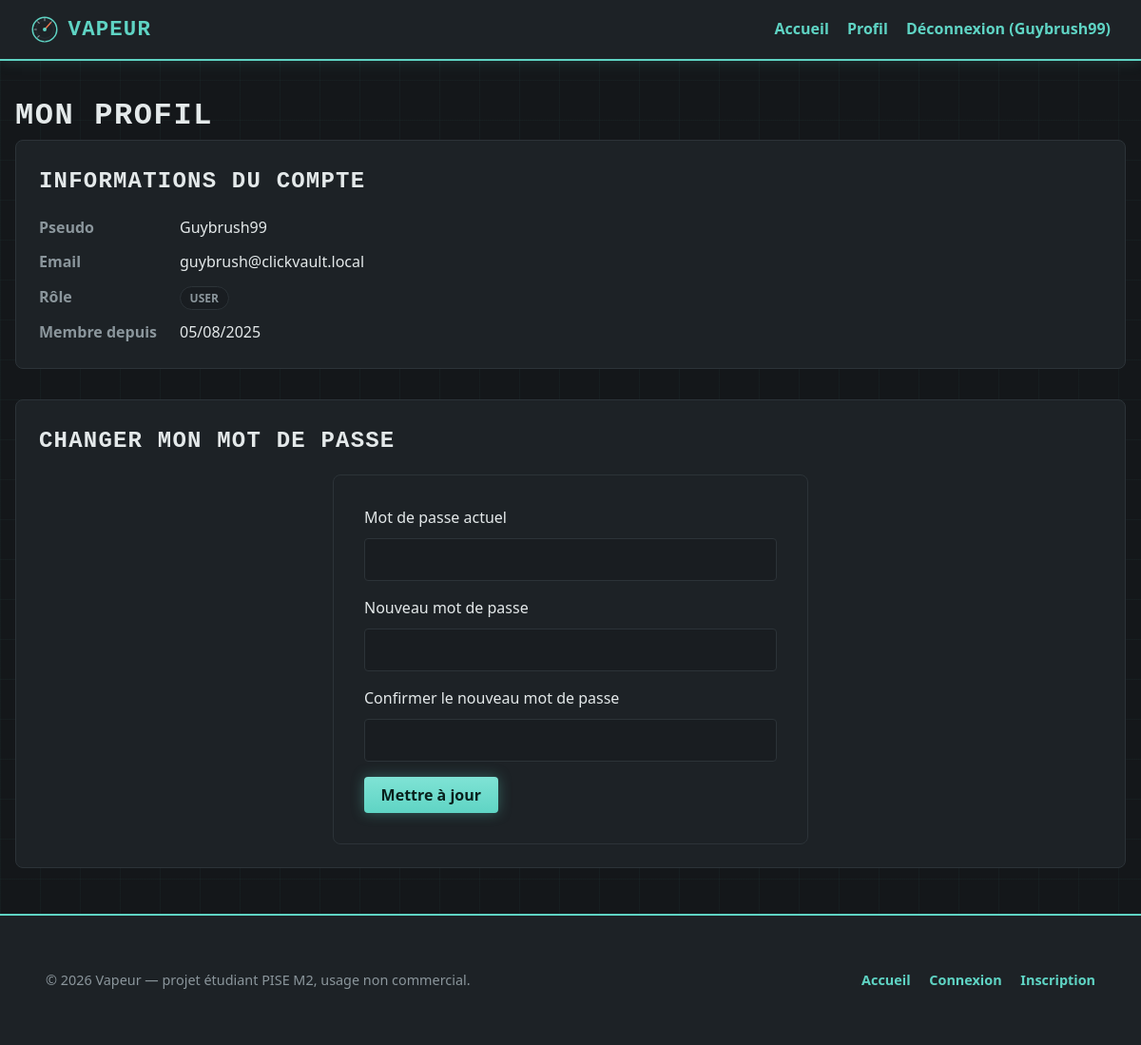
Page /profil.php (signed in) on the committed database.
### tables this page shows
CREATE TABLE `users` (
  `id_user` int(11) NOT NULL,
  `username` varchar(50) NOT NULL,
  `email` varchar(150) NOT NULL,
  `password` varchar(255) NOT NULL,
  `role` enum('user','admin') NOT NULL DEFAULT 'user',
  `created_at` datetime NOT NULL DEFAULT CURRENT_TIMESTAMP
);

### fonction/fonctions.php (called while the page is built, shortened)
<?php
function trouverUtilisateur(PDO $pdo, string $pseudo)
{
    $requete = $pdo->prepare('SELECT * FROM users WHERE username = :pseudo');
    $requete->execute(array('pseudo' => $pseudo));
    return $requete->fetch();
}

### profil.php (the view, shortened to what this page needs)
<?php
require_once 'parametrage/param.php';
require_once 'fonction/fonctions.php';
$utilisateur = trouverUtilisateur($pdo, $_SESSION['username']);
include 'header.php';
?>
<h1>Mon profil</h1>
<section class="profile-section">
    <h2>Informations du compte</h2>
    <dl class="profile-info">
        <dt>Pseudo</dt>
        <dd><?= htmlspecialchars($utilisateur['username']) ?></dd>
        <dt>Email</dt>
        <dd><?= htmlspecialchars($utilisateur['email']) ?></dd>
        <dt>Rôle</dt>
        <dd><span class="badge badge-<?= htmlspecialchars($utilisateur['role']) ?>"><?= htmlspecialchars($utilisateur['role']) ?></span></dd>
        <dt>Membre depuis</dt>
        <dd><?= date('d/m/Y', strtotime($utilisateur['created_at'])) ?></dd>
    </dl>
</section>
<section class="profile-section">
    <h2>Changer mon mot de passe</h2>
    <form method="POST" action="profil.php">
        <div class="form-group">
            <label for="motDePasseActuel">Mot de passe actuel</label>
            <input type="password" id="motDePasseActuel" name="motDePasseActuel" required>
        </div>
        <div class="form-group">
            <label for="nouveauMotDePasse">Nouveau mot de passe</label>
            <input type="password" id="nouveauMotDePasse" name="nouveauMotDePasse" minlength="8" required>
        </div>
        <div class="form-group">
            <label for="confirmationNouveauMotDePasse">Confirmer le nouveau mot de passe</label>
            <input type="password" id="confirmationNouveauMotDePasse" name="confirmationNouveauMotDePasse" minlength="8" required>
        </div>
        <button type="submit" class="btn">Mettre à jour</button>
    </form>
</section>
<?php include 'footer.php'; ?>

### style.css (style rules this page uses)
:root { --bg-color: #14171a; --card-bg: #1d2226; --border-color: #2c3338; --input-bg: #191d21; --text-main: #e4e9ea; --text-muted: #8b969c; --accent: #5fd4c4; --accent-hover: #7fe3d5; --accent-ink: #08201c; --danger: #e8734a; --danger-hover: #d1613b; --success: #6fbf8b; --star: #f0c869; --accent-alt: #8a7fdb; --font-display: 'Cascadia Code', 'SF Mono', Consolas, 'Liberation Mono', monospace; }
* { box-sizing: border-box; margin: 0; padding: 0; }
body { font-family: 'Segoe UI', Tahoma, Geneva, Verdana, sans-serif; background-color: var(--bg-color); background-image: linear-gradient(rgba(95, 212, 196, 0.035) 1px, transparent 1px), linear-gradient(90deg, rgba(95, 212, 196, 0.035) 1px, transparent 1px); background-size: 42px 42px; color: var(--text-main); line-height: 1.6; position: relative; }
h1, h2, .logo { font-family: var(--font-display); text-transform: uppercase; letter-spacing: 0.05em; }
.btn { display: inline-block; background: linear-gradient(180deg, var(--accent-hover), var(--accent)); color: var(--accent-ink); padding: 0.5rem 1.1rem; border-radius: 4px; font-weight: bold; border: none; cursor: pointer; font-size: 1rem; font-family: inherit; box-shadow: 0 0 14px rgba(95, 212, 196, 0.35); transition: box-shadow 0.2s; }
form { background: var(--card-bg); border: 1px solid var(--border-color); padding: 2rem; border-radius: 8px; max-width: 500px; margin: 0 auto; }
.form-group { margin-bottom: 1rem; }
label { display: block; margin-bottom: 0.5rem; }
input[type="text"], input[type="email"], input[type="password"], input[type="number"], input[type="file"], textarea { width: 100%; padding: 0.8rem; border-radius: 4px; border: 1px solid var(--border-color); background: var(--input-bg); color: var(--text-main); font-family: inherit; }
.profile-section { background: var(--card-bg); border: 1px solid var(--border-color); border-radius: 8px; padding: 1.5rem; margin-bottom: 2rem; }
.profile-section h2 { margin-bottom: 1rem; }
.profile-info { display: grid; grid-template-columns: max-content 1fr; gap: 0.7rem 1.5rem; align-items: center; }
.profile-info dt { color: var(--text-muted); font-weight: bold; }
.profile-info dd { margin: 0; }
.badge { padding: 0.2rem 0.6rem; border-radius: 100px; font-size: 0.75rem; font-weight: bold; text-transform: uppercase; }
.badge-user { background: var(--input-bg); border: 1px solid var(--border-color); color: var(--text-muted); }

### rows in the picture
users: username "Guybrush99", email "guybrush@clickvault.local", role "USER", created_at "05/08/2025"

### other values in the picture
SITE_NAME "VAPEUR"
$_SESSION['username'] "Guybrush99"
SITE_NAME "Vapeur"
